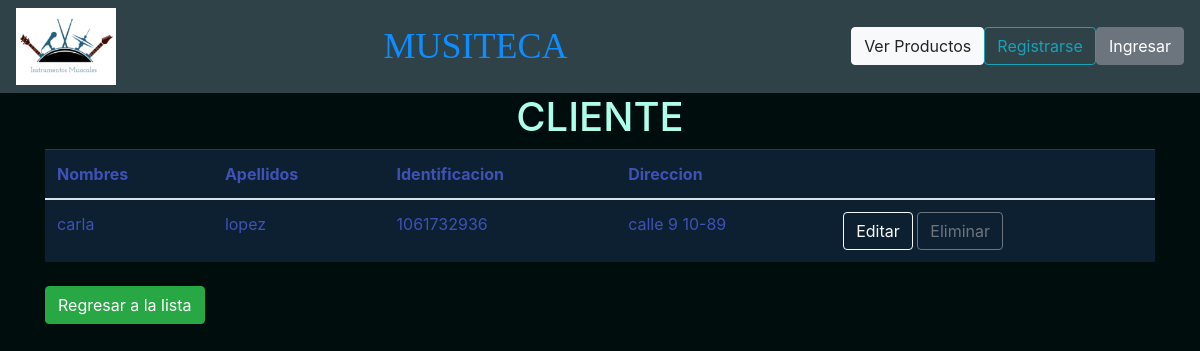
The app's page /ver_cliente/1/ with its own data.
### home/models.py (models this page shows, shortened)
class Cliente(models.Model):
	nombre = models.CharField(max_length = 100)
	apellido = models.CharField(max_length = 100)
	identificacion = models.CharField(max_length = 100)
	direccion = models.CharField(max_length = 100)

### home/views.py (the view)
# urls.py: path('ver_cliente/<int:id_ins>/',vista_ver_cliente, name='vista_ver_cliente'),
def vista_ver_cliente(request, id_ins):
	i = Cliente.objects.get(id=id_ins)
	return render(request, 'ver_cliente.html', locals())

### templates/ver_cliente.html (shortened to what this page needs)
{% extends 'base.html'%}
{% block contenido%}
<table class="table table-striped table-dark">
	  	<thead>
		<h1>CLIENTE</h1>
		</thead>
	    <tr>
	      <th scope="col">Nombres</th>
	      <th scope="col">Apellidos</th>
	      <th scope="col">Identificacion</th>
	      <th scope="col">Direccion</th>
	      <th scope="col"></th>
	    </tr>
	  <tbody>
	    <tr>
	      <td>{{i.nombre}}</td>
	      <td>{{i.apellido}}</td>
	      <td>{{i.identificacion}}</td>
	      <td>{{i.direccion}}</td>
	      <td>
			<a class="btn btn-outline-light" href="/editar_cliente/{{i.id}}" method="get">Editar</a>
      		<a class="btn btn-outline-secondary" href="/eliminar_cliente/{{i.id}}" method="get">Eliminar</a>
	      </td>
	    </tr>
	  </tbody>
	</table>
	<br>
	<a class="btn btn-success" href="{% url 'vista_lista_cliente' %}" "email me">Regresar a la lista</a>
{% endblock %}

### static/css/estilo.css (style rules this page uses)
a { color: #0BA5B9; }
body { background-color: #000D0D; }
h1 { color: #ADFFEB; text-align: center; ma }
.table { border: none; width: 100%; max-width: 100%; margin-bottom: 0rem; background-color: transparent; border-color: red; }
.table-dark { color: #3F51B5; background-color: #001427; }

### records on screen
Cliente: nombre "carla", apellido "lopez", identificacion "1061732936", direccion "calle 9 10-89"
